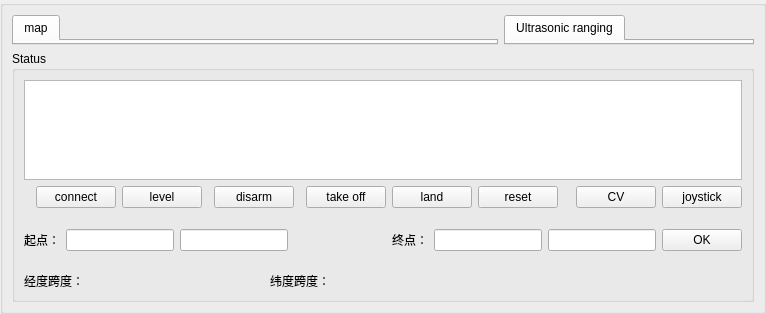
    <widget class="QSplitter" name="splitter_2">
     <property name="orientation">
      <enum>Qt::Vertical</enum>
     </property>
     <widget class="QGroupBox" name="groupBox_2">
      <property name="sizePolicy">
       <sizepolicy hsizetype="Expanding" vsizetype="Expanding">
        <horstretch>0</horstretch>
        <verstretch>0</verstretch>
       </sizepolicy>
      </property>
      <layout class="QHBoxLayout" name="horizontalLayout_6">
       <item>
        <layout class="QVBoxLayout" name="verticalLayout_12">
         <item>
          <layout class="QHBoxLayout" name="horizontalLayout_5">
           <item>
            <widget class="QTabWidget" name="video_3">
             <property name="enabled">
              <bool>true</bool>
             </property>
             <property name="sizePolicy">
              <sizepolicy hsizetype="Expanding" vsizetype="Expanding">
               <horstretch>0</horstretch>
               <verstretch>0</verstretch>
              </sizepolicy>
             </property>
             <property name="maximumSize">
              <size>
               <width>1000</width>
               <height>16777215</height>
              </size>
             </property>
             <property name="styleSheet">
              <string notr="true">border-image: url(:/newPrefix/images/test_map.jpg);</string>
             </property>
             <property name="currentIndex">
              <number>0</number>
             </property>
             <widget class="QWidget" name="map">
              <attribute name="title">
               <string>map</string>
              </attribute>
             </widget>
            </widget>
           </item>
           <item>
            <widget class="QTabWidget" name="ultrasonic">
             <property name="enabled">
              <bool>true</bool>
             </property>
             <property name="sizePolicy">
              <sizepolicy hsizetype="Expanding" vsizetype="Expanding">
               <horstretch>0</horstretch>
               <verstretch>0</verstretch>
              </sizepolicy>
             </property>
             <property name="minimumSize">
              <size>
               <width>250</width>
               <height>0</height>
              </size>
             </property>
             <property name="maximumSize">
              <size>
               <width>250</width>
               <height>16777215</height>
              </size>
             </property>
             <property name="currentIndex">
              <number>0</number>
             </property>
             <widget class="QWidget" name="video_2">
              <attribute name="title">
               <string>Ultrasonic ranging</string>
              </attribute>
             </widget>
            </widget>
           </item>
          </layout>
         </item>
         <item>
          <widget class="QGroupBox" name="groupBox_4">
           <property name="sizePolicy">
            <sizepolicy hsizetype="Expanding" vsizetype="Fixed">
             <horstretch>0</horstretch>
             <verstretch>0</verstretch>
            </sizepolicy>
           </property>
           <property name="title">
            <string>Status</string>
           </property>
           <property name="alignment">
            <set>Qt::AlignLeading|Qt::AlignLeft|Qt::AlignTop</set>
           </property>
           <layout class="QGridLayout" name="gridLayout_2">
            <item row="1" column="11">
             <spacer name="horizontalSpacer">
              <property name="orientation">
               <enum>Qt::Horizontal</enum>
              </property>
              <property name="sizeHint" stdset="0">
               <size>
                <width>40</width>
                <height>20</height>
               </size>
              </property>
             </spacer>
            </item>
            <item row="1" column="13">
             <widget class="QPushButton" name="pushButton_joystick">
              <property name="text">
               <string>joystick</string>
              </property>
             </widget>
            </item>
            <item row="0" column="0" colspan="14">
             <widget class="QTextBrowser" name="textBrowser">
              <property name="sizePolicy">
               <sizepolicy hsizetype="Expanding" vsizetype="Fixed">
                <horstretch>0</horstretch>
                <verstretch>0</verstretch>
               </sizepolicy>
              </property>
              <property name="maximumSize">
               <size>
                <width>16777215</width>
                <height>100</height>
               </size>
              </property>
             </widget>
            </item>
            <item row="2" column="0" colspan="14">
             <layout class="QHBoxLayout" name="horizontalLayout_2">
              <item>
               <widget class="QLabel" name="label_15">
                <property name="text">
                 <string>起点：</string>
                </property>
               </widget>
              </item>
              <item>
               <widget class="QLineEdit" name="lineEdit_start"/>
              </item>
              <item>
               <widget class="QLineEdit" name="lineEdit_start2"/>
              </item>
              <item>
               <spacer name="horizontalSpacer_2">
                <property name="orientation">
                 <enum>Qt::Horizontal</enum>
                </property>
                <property name="sizeHint" stdset="0">
                 <size>
                  <width>13</width>
                  <height>52</height>
                 </size>
                </property>
               </spacer>
              </item>
              <item>
               <widget class="QLabel" name="label_16">
                <property name="text">
                 <string>终点：</string>
                </property>
               </widget>
              </item>
              <item>
               <widget class="QLineEdit" name="lineEdit_end"/>
              </item>
              <item>
               <widget class="QLineEdit" name="lineEdit_end2"/>
              </item>
              <item>
               <widget class="QPushButton" name="pushButton_Ok">
                <property name="text">
                 <string>OK</string>
                </property>
               </widget>
              </item>
             </layout>
            </item>
            <item row="3" column="0" colspan="9">
             <layout class="QGridLayout" name="gridLayout_8">
              <item row="0" column="0">
               <widget class="QLabel" name="label_longtitude">
                <property name="enabled">
                 <bool>true</bool>
                </property>
                <property name="sizePolicy">
                 <sizepolicy hsizetype="Minimum" vsizetype="Preferred">
                  <horstretch>0</horstretch>
                  <verstretch>0</verstretch>
                 </sizepolicy>
                </property>
                <property name="maximumSize">
                 <size>
                  <width>350</width>
                  <height>16777215</height>
                 </size>
                </property>
                <property name="text">
                 <string>经度跨度：                                                      </string>
                </property>
               </widget>
              </item>
              <item row="0" column="1">
               <widget class="QLabel" name="label_latitude">
                <property name="sizePolicy">
                 <sizepolicy hsizetype="Expanding" vsizetype="Preferred">
                  <horstretch>0</horstretch>
                  <verstretch>0</verstretch>
                 </sizepolicy>
                </property>
                <property name="maximumSize">
                 <size>
                  <width>300</width>
                  <height>16777215</height>
                 </size>
                </property>
                <property name="text">
                 <string>纬度跨度：              </string>
                </property>
               </widget>
              </item>
             </layout>
            </item>
            <item row="1" column="2">
             <widget class="QPushButton" name="pushButton_connect">
              <property name="text">
               <string>connect</string>
              </property>
             </widget>
            </item>
            <item row="1" column="3">
             <widget class="QPushButton" name="pushButton_level">
              <property name="text">
               <string>level</string>
              </property>
             </widget>
            </item>
            <item row="1" column="7">
             <widget class="QPushButton" name="pushButton_takeoff">
              <property name="text">
               <string>take off</string>
              </property>
             </widget>
            </item>
            <item row="1" column="5">
             <widget class="QPushButton" name="pushButton_disarm">
              <property name="text">
               <string>disarm</string>
              </property>
             </widget>
            </item>
            <item row="1" column="8">
             <widget class="QPushButton" name="pushButton_land">
              <property name="text">
               <string>land</string>
              </property>
             </widget>
            </item>
            <item row="1" column="9">
             <widget class="QPushButton" name="pushButton_reset">
              <property name="text">
               <string>reset</string>
              </property>
             </widget>
            </item>
            <item row="1" column="12">
             <widget class="QPushButton" name="pushButton_CV">
              <property name="text">
               <string>CV</string>
              </property>
             </widget>
            </item>
           </layout>
           <zorder>textBrowser</zorder>
           <zorder>pushButton_joystick</zorder>
           <zorder>horizontalSpacer</zorder>
           <zorder>pushButton_connect</zorder>
           <zorder>pushButton_level</zorder>
           <zorder>pushButton_takeoff</zorder>
           <zorder>pushButton_disarm</zorder>
           <zorder>pushButton_land</zorder>
           <zorder>pushButton_reset</zorder>
           <zorder>pushButton_CV</zorder>
          </widget>
         </item>
        </layout>
       </item>
      </layout>
      <zorder></zorder>
     </widget>
    </widget>
